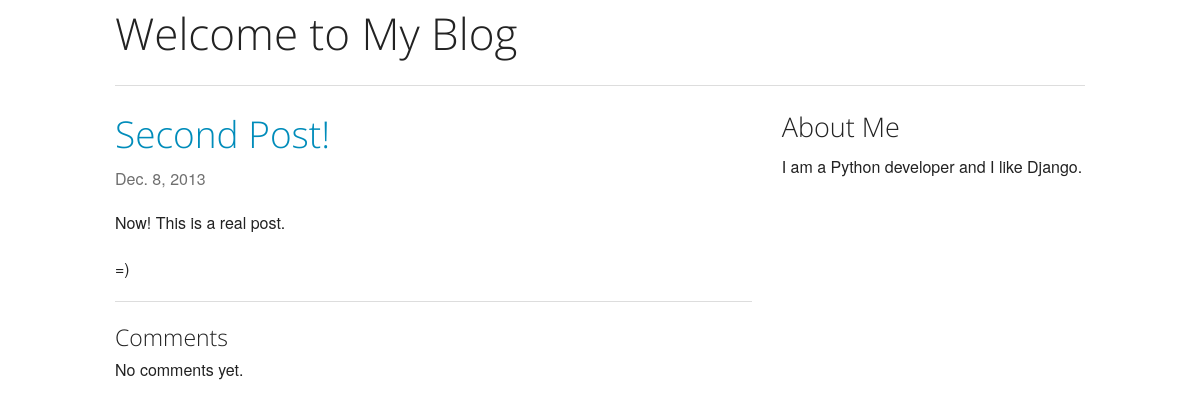
The app's page /post/2/ with its own data.
### blog/models.py (models this page shows, shortened)
class Post(models.Model):
    title = models.CharField(max_length=500)
    author = models.ForeignKey('auth.User')
    body = models.TextField()
    created_at = models.DateTimeField(auto_now_add=True, editable=False)
    modified_at = models.DateTimeField(auto_now=True, editable=False)
    def get_absolute_url(self):
        return reverse('blog.views.post_details', kwargs={'pk': self.pk})

### blog/views.py (the view)
class PostDetails(DetailView):
	model = Post

### blog/templates/blog/post_detail.html
{% extends "base.html" %}
{% block content %}
    {% include "_post.html" with post=post only %}
    <hr>
	<h4>Comments</h4>
	{% for comment in post.comment_set.all %}
	    <p><em>Posted by {{ comment.name }}</em></p>
	    {{ comment|linebreaks }}
	{% empty %}
	    No comments yet.
	{% endfor %}
{% endblock %}

### templates/_post.html (shortened to what this page needs)
<article>
    <h2><a href="{{ post.get_absolute_url }}">{{ post.title }}</a></h2>
    <p class="subheader">
        <time>{{ post.modified_at|date }}</time>
    </p>
    {{ post.body|linebreaks }}
</article>

### records on screen
Post: title "Second Post!", modified_at "Dec. 8, 2013", body "Now! This is a real post. =)"
